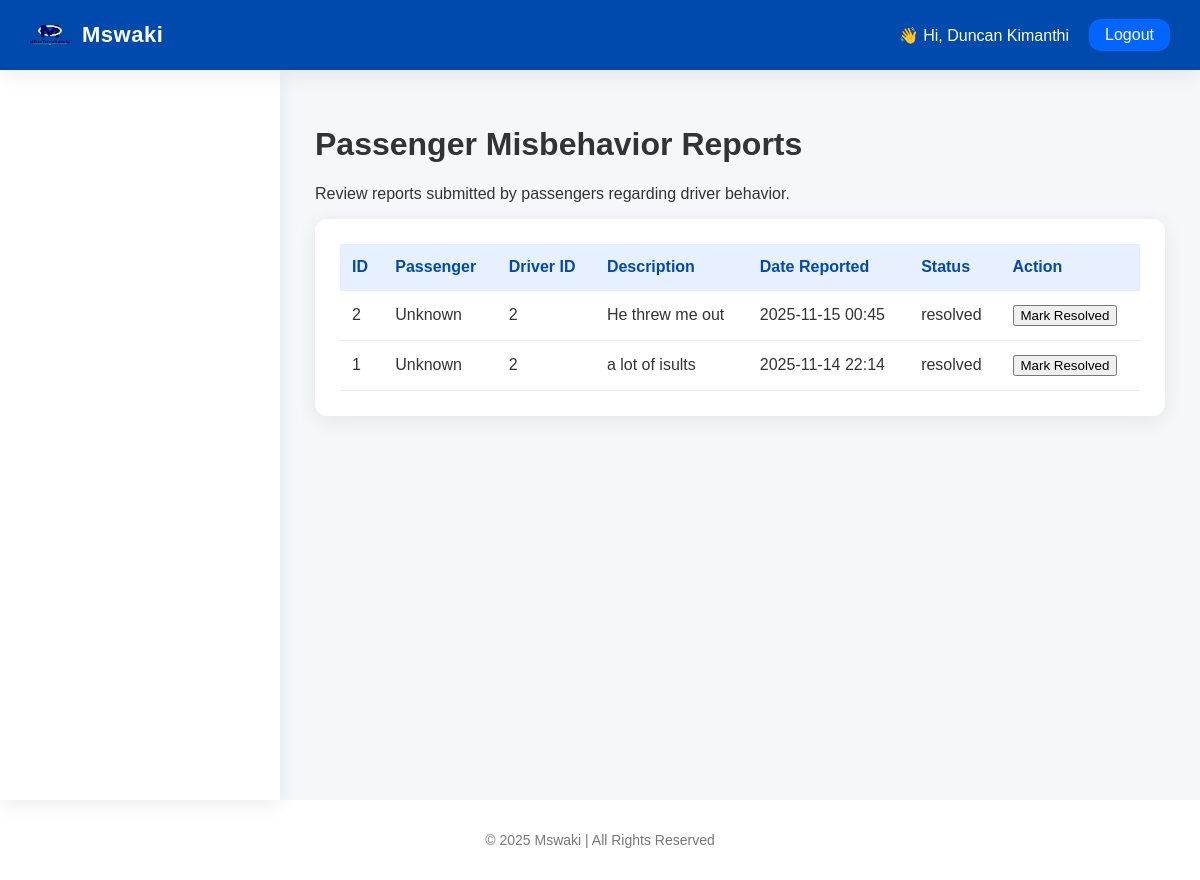
Page /admin/misbehavior_reports (signed in) on the committed database.
### mswaki/models.py (models this page shows, shortened)
class User(db.Model, UserMixin):
    id = db.Column(db.Integer, primary_key=True)
    name = db.Column(db.String(100), nullable=False)
    email = db.Column(db.String(120), unique=True, nullable=False)
    password = db.Column(db.String(200), nullable=False)
    role = db.Column(db.String(20), nullable=False)
    rating = db.Column(db.Float, default=0.0)
    status = db.Column(db.String(10), default='active')

class MisbehaviorReport(db.Model):
    __tablename__ = 'misbehavior_report'
    id = db.Column(db.Integer, primary_key=True)
    passenger_id = db.Column(db.Integer, db.ForeignKey('user.id'), nullable=True)
    driver_id = db.Column(db.Integer, db.ForeignKey('user.id'), nullable=True)
    vehicle_id = db.Column(db.Integer, db.ForeignKey('vehicle.id'), nullable=True)
    description = db.Column(db.Text, nullable=False)
    date_reported = db.Column(db.DateTime, default=datetime.utcnow)
    reporter_type = db.Column(db.String(20), default='passenger')
    status = db.Column(db.String(20), default='Pending')
    passenger = db.relationship('User', foreign_keys=[passenger_id], backref='reports_made', lazy=True)
    driver = db.relationship('User', foreign_keys=[driver_id], backref='reports_against', lazy=True)
    vehicle = db.relationship('Vehicle', backref='misbehavior_reports', lazy=True)

### mswaki/routes.py (the view)
@routes.route("/admin/misbehavior_reports")
@role_required("admin")
def admin_misbehavior_reports():
    reports = MisbehaviorReport.query.order_by(MisbehaviorReport.date_reported.desc()).all()
    user_dict = {u.id: u.name for u in User.query.all()}  # match template
    return render_template("admin_misbehavior.html", reports=reports, user_dict=user_dict)

### mswaki/__init__.py (called while the page is built)
def create_app():
    app = Flask(__name__)
    app.config['SECRET_KEY'] = 'your-secret-key'
    base_dir = os.path.abspath(os.path.dirname(__file__))
    db_path = os.path.join(base_dir, '..', 'instance', 'mswaki.db')
    app.config["SQLALCHEMY_DATABASE_URI"] = f"sqlite:///{db_path}"
    app.config["SQLALCHEMY_TRACK_MODIFICATIONS"] = False
    db.init_app(app)
    migrate.init_app(app, db)   # <-- FIXED!
    login_manager.init_app(app)
    login_manager.login_view = 'routes.login'
    from mswaki.models import User
    @login_manager.user_loader
    def load_user(user_id):
        return User.query.get(int(user_id))
    from mswaki.routes import routes
    app.register_blueprint(routes)
    with app.app_context():
        db.create_all()
    return app

### mswaki/routes.py (called while the page is built, shortened)
def role_required(role):
    def decorator(f):
        @wraps(f)
        def decorated_function(*args, **kwargs):
            if not current_user.is_authenticated:
                flash("Please log in first.", "warning")
                return redirect(url_for("routes.login"))
            return f(*args, **kwargs)
        return decorated_function
    return decorator

### mswaki/templates/admin_misbehavior.html (shortened to what this page needs)
{% extends "base.html" %}
{% block body_role %}admin{% endblock %}
{% block content %}
<h1>Passenger Misbehavior Reports</h1>
<p>Review reports submitted by passengers regarding driver behavior.</p>
<div class="card">
  <table class="table">
    <thead>
      <tr>
        <th>ID</th>
        <th>Passenger</th>
        <th>Driver ID</th>
        <th>Description</th>
        <th>Date Reported</th>
        <th>Status</th>
        <th>Action</th>
      </tr>
    </thead>
    <tbody>
      {% for report in reports %}
      <tr>
        <td>{{ report.id }}</td>
        <td>{{ user_dict.get(report.user_id, 'Unknown') }}</td>
        <td>{{ report.driver_id }}</td>
        <td>{{ report.description }}</td>
        <td>{{ report.date_reported.strftime('%Y-%m-%d %H:%M') }}</td>
        <td>{{ report.status }}</td>
        <td>
          <form method="POST" action="{{ url_for('routes.resolve_report', report_id=report.id) }}">
            <button type="submit" class="btn small">Mark Resolved</button>
          </form>
        </td>
      </tr>
      {% else %}
      <tr><td colspan="7" class="text-center">No reports available.</td></tr>
      {% endfor %}
    </tbody>
  </table>
</div>
{% endblock %}

### mswaki/templates/base.html (shortened to what this page needs)
<!DOCTYPE html>
<html lang="en">
<head>
  <link rel="stylesheet" href="{{ url_for('static', filename='css/style.css') }}">
</head>
<body class="dashboard-body" data-role="{% block body_role %}default{% endblock %}">
  <header class="topbar">
    <div class="brand">
      <img src="{{ url_for('static', filename='images/midian.png') }}" alt="Mswaki" class="brand-logo">
      <span class="brand-text">Mswaki</span>
    </div>
    <div class="user-info">
      {% if current_user %}
        <span class="username">👋 Hi, {{ current_user.name }}</span>
        <a href="{{ url_for('routes.logout') }}" class="logout-btn">Logout</a>
      {% else %}
        <a href="{{ url_for('routes.login') }}" class="login-btn">Login</a>
      {% endif %}
    </div>
  </header>
  <div class="layout">
    <aside class="sidebar">
    </aside>
    <main class="main-content">
      {% block content %}{% endblock %}
    </main>
  </div>
  <footer class="footer">
    <p>&copy; {{ current_year or 2025 }} Mswaki | All Rights Reserved</p>
  </footer>
</body>
</html>

### mswaki/static/css/style.css (style rules this page uses)
:root { --primary: #004aad; --primary-light: #0056d1; --accent: #0066ff; --bg: #f5f7f9; --white: #fff; --text: #333; --muted: #777; --radius: 12px; --shadow: 0 4px 20px rgba(0,0,0,0.08); --transition: 0.3s ease; --sidebar-width: 240px; }
body.dashboard-body { margin: 0; font-family: "Poppins", sans-serif; background: var(--bg); color: var(--text); }
.topbar { background: var(--primary); color: var(--white); display: flex; justify-content: space-between; align-items: center; padding: 15px 30px; box-shadow: var(--shadow); position: relative; z-index: 1000; }
.brand { display: flex; align-items: center; gap: 12px; }
.brand-logo { width: 40px; height: 40px; }
.brand-text { font-weight: 700; font-size: 22px; letter-spacing: 0.5px; }
.user-info { display: flex; align-items: center; gap: 20px; }
.username { font-weight: 500; }
.logout-btn, .login-btn { background: var(--accent); color: var(--white); padding: 7px 16px; border-radius: var(--radius); text-decoration: none; font-weight: 500; transition: var(--transition); }
.layout { display: flex; min-height: calc(100vh - 70px); transition: all var(--transition); }
.sidebar { width: var(--sidebar-width); background: var(--white); padding: 30px 20px; box-shadow: var(--shadow); transition: transform var(--transition); position: relative; z-index: 900; }
.main-content { flex: 1; padding: 35px; background: var(--bg); transition: padding var(--transition); }
.card { background: var(--white); border-radius: var(--radius); box-shadow: var(--shadow); padding: 25px; margin-bottom: 30px; transition: transform var(--transition), box-shadow var(--transition); }
.table { width: 100%; border-collapse: collapse; }
.table th, .table td { padding: 14px 12px; border-bottom: 1px solid #eee; text-align: left; }
.table th { background: #e6f0ff; color: var(--primary); font-weight: 600; }
.footer { text-align: center; padding: 18px; font-size: 14px; color: var(--muted); background: var(--white); box-shadow: var(--shadow); margin-top: auto; }

### rows in the picture
User: name "Duncan Kimanthi"
MisbehaviorReport: id "2", get "Unknown", driver_id "2", description "He threw me out", date_reported "2025-11-15 00:45", status "resolved"
MisbehaviorReport: id "1", get "Unknown", driver_id "2", description "a lot of isults", date_reported "2025-11-14 22:14", status "resolved"

### other values in the picture
{{ current_year or 2025 }} "2025"
